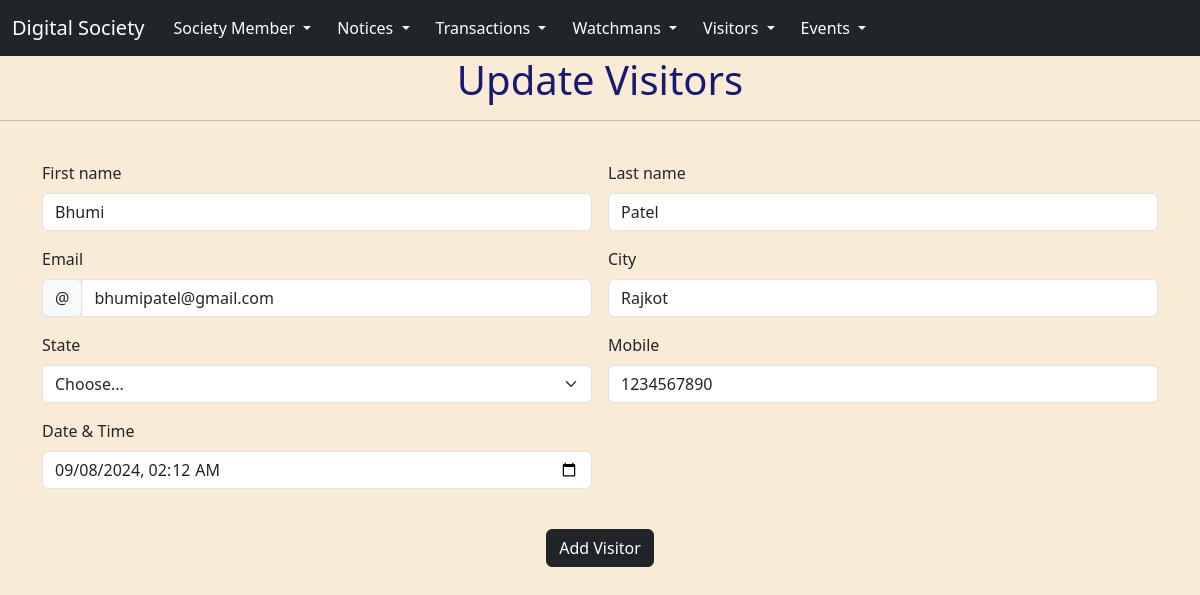
/updatevisitor/1, run on the app's committed database.
### myapp/models.py (models this page shows)
class AddVisitors(models.Model):
    firstname=models.CharField(max_length=20)
    lastname=models.CharField(max_length=20)
    email=models.EmailField()
    city=models.CharField(max_length=20)
    state=models.CharField(max_length=20)
    mobile=models.BigIntegerField()
    date=models.DateTimeField()

### myapp/views.py (the view, shortened to what this page needs)
# urls.py: path('updatevisitor/<int:id>',views.updatevisitor),
def updatevisitor(request,id):
    vid = AddVisitors.objects.get(id=id)
    return render(request,'updatevisitors.html',{'vid':vid})

### myapp/templates/updatevisitors.html (shortened to what this page needs)
<!DOCTYPE html>
<html lang="en">
    <head>
        <link
            href="https://cdn.jsdelivr.net/npm/bootstrap@5.3.3/dist/css/bootstrap.min.css"
            rel="stylesheet"
>
    </head>
    <body>
        <nav class="navbar navbar-expand-lg navbar-dark bg-dark">
            <div class="container-fluid">
                <a class="navbar-brand" href="#">Digital Society</a>
                <div class="collapse navbar-collapse"
                    id="navbarNavDarkDropdown">
                    <ul class="navbar-nav">
                        <li class="nav-item dropdown">
                            <button class="btn btn-dark dropdown-toggle"
                                data-bs-toggle="dropdown" aria-expanded="false">
                                Society Member
                            </button>
                        </li>
                    </ul>
                    <ul class="navbar-nav">
                        <li class="nav-item dropdown">
                            <button class="btn btn-dark dropdown-toggle"
                                data-bs-toggle="dropdown" aria-expanded="false">
                                Notices
                            </button>
                        </li>
                    </ul>
                    <ul class="navbar-nav">
                        <li class="nav-item dropdown">
                            <button class="btn btn-dark dropdown-toggle"
                                data-bs-toggle="dropdown" aria-expanded="false">
                                Transactions
                            </button>
                        </li>
                    </ul>
                    <ul class="navbar-nav">
                        <li class="nav-item dropdown">
                            <button class="btn btn-dark dropdown-toggle"
                                data-bs-toggle="dropdown" aria-expanded="false">
                                Watchmans
                            </button>
                        </li>
                    </ul>
                    <ul class="navbar-nav">
                        <li class="nav-item dropdown">
                            <button class="btn btn-dark dropdown-toggle"
                                data-bs-toggle="dropdown" aria-expanded="false">
                                Visitors
                            </button>
                        </li>
                    </ul>
                    <ul class="navbar-nav">
                        <li class="nav-item dropdown">
                            <button class="btn btn-dark dropdown-toggle"
                                data-bs-toggle="dropdown" aria-expanded="false">
                                Events
                            </button>
                        </li>
                    </ul>
                </div>
            </div>
        </nav>
        <center>
            <h1>Update Visitors</h1>
        </center>
        <hr>
        <br>
        <div class="container">
            <form class="row g-3 needs-validation" method="post" novalidate>
                <div class="col-md-6 position-relative">
                    <label for="validationTooltip01" class="form-label">First
                        name</label>
                    <input type="text" class="form-control"
                        id="validationTooltip01" name="firstname"
                        value="{{vid.firstname}}" required>
                </div>
                <div class="col-md-6 position-relative">
                    <label for="validationTooltip02" class="form-label">Last
                        name</label>
                    <input type="text" class="form-control"
                        id="validationTooltip02" name="lastname"
                        value="{{vid.lastname}}" required>
                </div>
                <div class="col-md-6 position-relative">
                    <label for="validationTooltipUsername"
                        class="form-label">Email</label>
                    <div class="input-group has-validation">
                        <span class="input-group-text"
                            id="validationTooltipUsernamePrepend">@</span>
                        <input type="text" class="form-control"
                            id="validationTooltipUsername" name="email"
                            value="{{vid.email}}"
                            aria-describedby="validationTooltipUsernamePrepend"
                            required>
                    </div>
                </div>
                <div class="col-md-6 position-relative">
                    <label for="validationTooltip03"
                        class="form-label">City</label>
                    <input type="text" class="form-control"
                        value="{{vid.city}}" name="city"
                        id="validationTooltip03" required>
                </div>
                <div class="col-md-6 position-relative">
                    <label for="validationTooltip04"
                        class="form-label">State</label>
                    <select class="form-select" id="validationTooltip04"
                        name="state" value="{{vid.state}}"
                        required>
                        <option selected disabled value>Choose...</option>
                    </select>
                </div>
                <div class="col-md-6 position-relative">
                    <label for="validationTooltip05"
                        class="form-label">Mobile</label>
                    <input type="text" class="form-control"
                        value="{{vid.mobile}}"
                        id="validationTooltip05" name="mobile" required>
                </div>
                <div class="col-md-6 position-relative">
                    <label for="validationTooltip05"
                        class="form-label">Date & Time</label>
                    <input type="datetime-local" class="form-control"  value="{{ vid.date|date:"Y-m-d\TH:i" }}"
                        id="validationTooltip05" name="date" required>
                </div>
                <div class="col-12">
                    <br>
                    <center><button class="btn btn-dark" type="submit">Add
                            Visitor</button></center>
                </div>
            </form>
        </div>
    </body>
</html>

### myapp/templates/updatevisitors.html (style rules this page uses)
body { background-color: antiquewhite; }
h1 { color: midnightblue; }

### data on the page
AddVisitors: firstname "Bhumi", lastname "Patel", email "bhumipatel@gmail.com", city "Rajkot", mobile "1234567890", date "09/08/2024 02:12"
